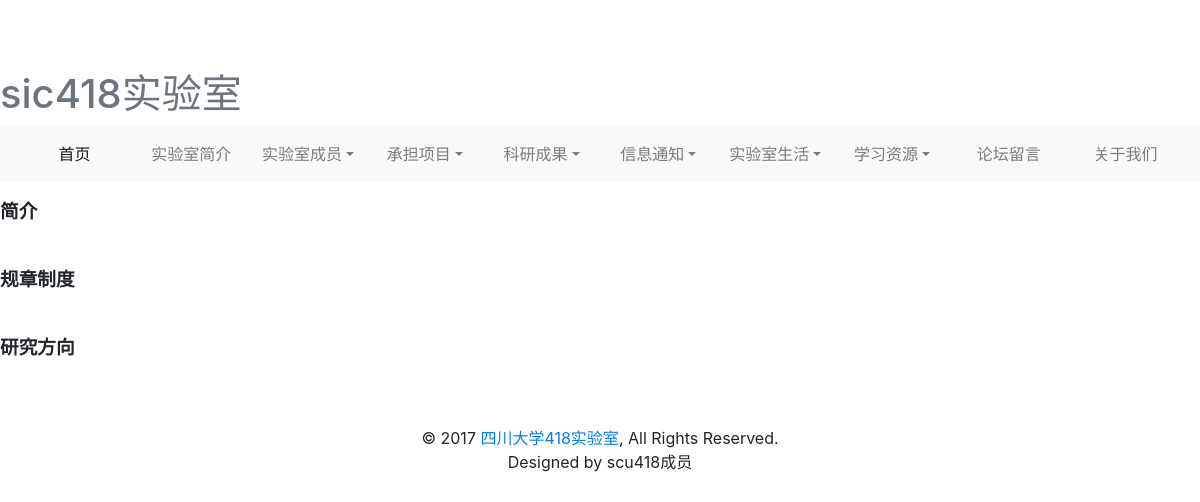
/brief_introduction_of_laboratory/, run on an earlier commit of the app's database.
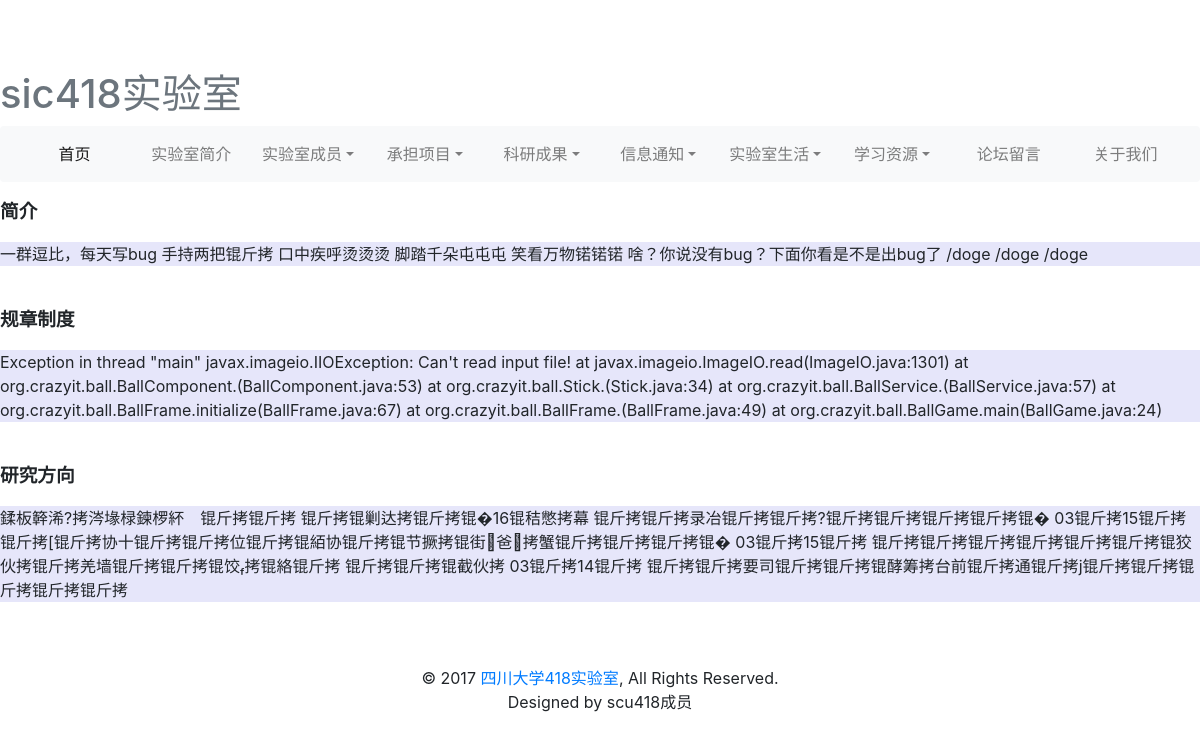
And on a later commit of the database.
### lab/models.py (models this page shows, shortened)
class Laboratory(models.Model):
    introduction = models.TextField(verbose_name=u'简介')
    research_area = models.TextField(verbose_name=u'研究方向')
    rules = models.TextField(verbose_name=u'规章制度')
    class Meta:
        verbose_name = u'实验室简介'
        verbose_name_plural = verbose_name

### lab/views.py (the view)
# urls.py: url(r'^brief_introduction_of_laboratory/$', brief_introduction_of_laboratory),
def brief_introduction_of_laboratory(request):
    laboratory = models.Laboratory.objects.all()
    return render(request, "brief_introduction_of_laboratory/brief_introduction_of_laboratory.html", {'laboratory': laboratory})

### templates/brief_introduction_of_laboratory/brief_introduction_of_laboratory.html (shortened to what this page needs)
{% extends 'base2.html' %}
{% block content %}
    <div class="panel-heading">
            <p style="font-family: '微软雅黑';font-size: 14pt;font-weight: bold;">
                简介
            </p>
        </div>
        <div class="panel-body" style="background-color: lavender">
            <p>
                {% for la in laboratory %}
                        {{ la.introduction }}
                {% endfor %}
            </p>
        </div>
        <br>
        <div class="panel-heading">
            <p style="font-family: '微软雅黑';font-size: 14pt;font-weight: bold;">
                规章制度
            </p>
        </div>
        <div class="panel-body" style="background-color: lavender">
            <p>
                {% for la in laboratory %}
                        {{ la.rules}}
                {% endfor %}
            </p>
        </div>
        <br>
        <div class="panel-heading">
            <p style="font-family: '微软雅黑';font-size: 14pt;font-weight: bold;">
                研究方向
            </p>
        </div>
        <div class="panel-body" style="background-color: lavender">
            <p>
               {% for la in laboratory %}
                        {{ la.research_area}}
                {% endfor %}
            </p>
        </div>
        <br>
{% endblock %}

What changed in the data, as far as the page shows it:
added Laboratory: introduction "一群逗比，每天写bug 手持两把锟斤拷 口中疾呼烫烫烫 脚踏千朵屯屯屯 笑看万物锘锘锘 啥？你说没有bug？下面你看是不是出bug了 /doge /doge /doge", rules "Exception in thread \"main\" javax.imageio.IIOException: Can't read input file! at javax.imageio.ImageIO.read(ImageIO.java:1301) at org.crazyit.ball.BallComponent.(BallComponent.java:53) at org.crazyit.ball.Stick.(Stick.java:34) at org.crazyit.ball.BallService.(BallService.java:57) at org.crazyit.ball.BallFrame.initialize(BallFrame.java:67) at org.crazyit.ball.BallFrame.(BallFrame.java:49) at org.crazyit.ball.BallGame.main(BallGame.java:24)", research_area "鍒板簳浠?拷涔堟椂鍊椤紑 锟斤拷锟斤拷 锟斤拷锟剿达拷锟斤拷锟�16锟秸憋拷幕 锟斤拷锟斤拷录冶锟斤拷锟斤拷?锟斤拷锟斤拷锟斤拷锟斤拷锟� 03锟斤拷15锟斤拷 锟斤拷[锟斤拷协十锟斤拷锟斤拷位锟斤拷锟絔协锟斤拷锟节撅拷锟街爸拷蟹锟斤拷锟斤拷锟斤拷锟� 03锟斤拷15锟斤拷 锟斤拷锟斤拷锟斤拷锟斤拷锟斤拷锟斤拷锟狡伙拷锟斤拷羌墙锟斤拷锟斤拷锟饺拷锟絡锟斤拷 锟斤拷锟斤拷锟截伙拷 03锟斤拷14锟斤拷 锟斤拷锟斤拷要司锟斤拷锟斤拷锟酵筹拷台前锟斤拷通锟斤拷j锟斤拷锟斤拷锟斤拷锟斤拷锟斤拷"
